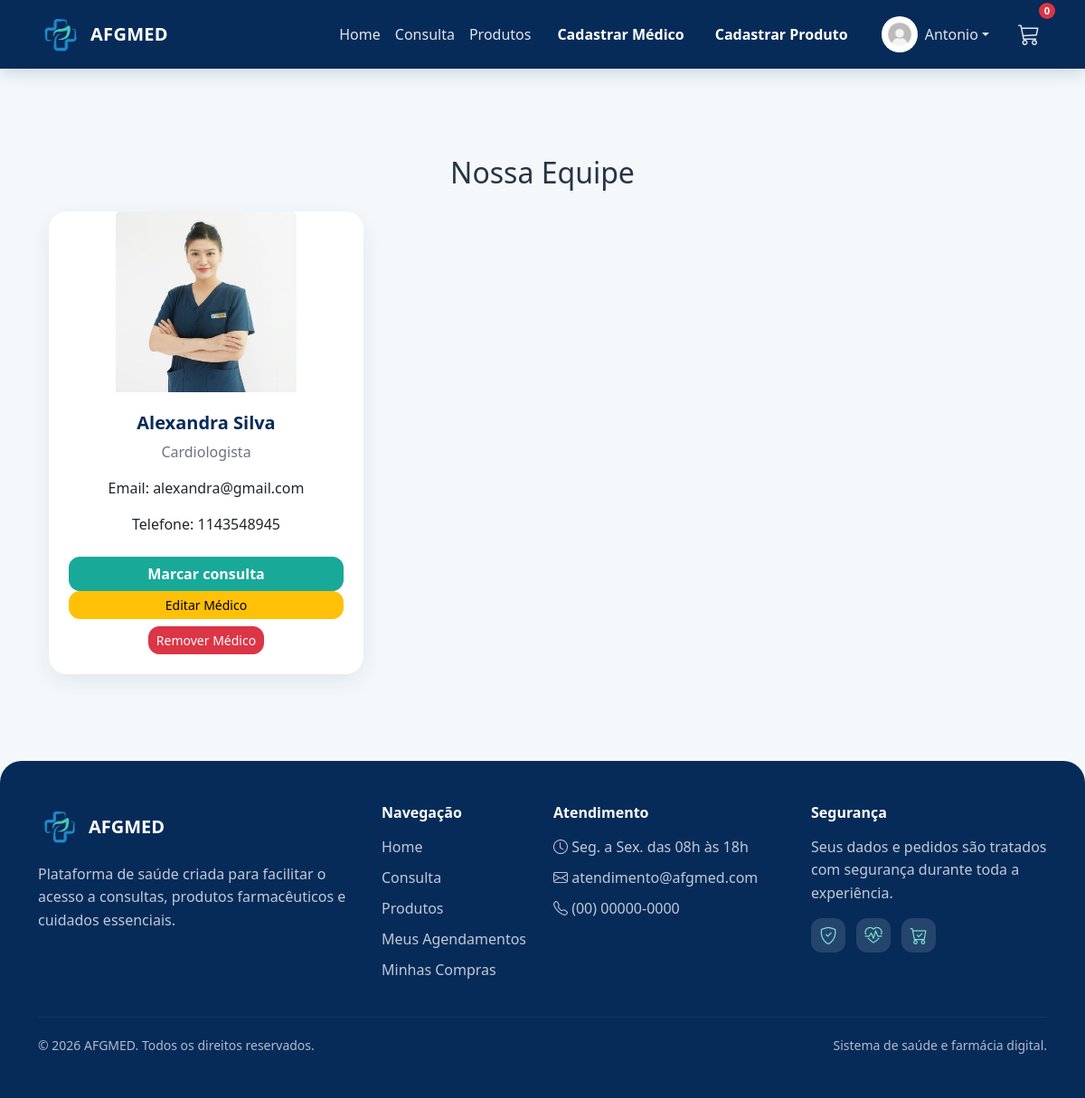
/medicos (signed in), run on the app's committed database.
### projetoafgmed/models.py (models this page shows)
class Usuario(database.Model, UserMixin):
    id = database.Column(database.Integer, primary_key=True)
    nome = database.Column(database.String, nullable=False)
    sobrenome = database.Column(database.String, nullable=False)
    email = database.Column(database.String, nullable=False, unique=True)
    senha = database.Column(database.String, nullable=False)
    foto = database.Column(database.String(200), nullable=True, default="usuario_padrao.jpg")
    is_admin = database.Column(database.Boolean, default=False)
    is_medico = database.Column(database.Boolean, default=False, nullable=False)
    id_medico = database.Column(database.Integer, database.ForeignKey("medico.id"), nullable=True)
    perfil = database.relationship("PerfilUsuario", backref="usuario", uselist=False)
    carrinho = database.relationship("Carrinho", backref="usuario", uselist=False)
    consultas = database.relationship("Consulta", backref="usuario", lazy=True)
    pedidos = database.relationship("Pedido", backref="usuario", lazy=True)
    medico = database.relationship(
        "Medico",
        backref=database.backref("usuario_acesso", uselist=False),
        foreign_keys=[id_medico]
    )

class Medico(database.Model):
    id = database.Column(database.Integer, primary_key=True)
    nome = database.Column(database.String, nullable=False)
    sobrenome = database.Column(database.String, nullable=False, default="AFGMED")
    especialidade = database.Column(database.String, nullable=False)
    email = database.Column(database.String)
    telefone = database.Column(database.String)
    foto = database.Column(database.String, default="default.jpg")
    data_criacao = database.Column(database.DateTime, nullable=False, default=datetime.utcnow)

### projetoafgmed/routes.py (the view, shortened to what this page needs)
@app.route("/medicos")
@login_required
def medicos():
    return render_template("medicos.html", medicos=Medico.query.all())

### projetoafgmed/models.py (called while the page is built)
@login_manager.user_loader
def load_usuario(id_usuario):
    return Usuario.query.get(int(id_usuario))

### projetoafgmed/routes.py (called while the page is built, shortened)
@app.context_processor
def carrinho_global():
    if current_user.is_authenticated:
        carrinho = Carrinho.query.filter_by(
            id_usuario=current_user.id,
            status="ativo"
        ).first()
        itens = carrinho.itens if carrinho else []
        total = sum(item.quantidade * item.preco_unitario for item in itens)
        quantidade = sum(item.quantidade for item in itens)
        return {
            "carrinho": carrinho,
            "itens_carrinho": itens,
            "total_carrinho": total,
            "quantidade_carrinho": quantidade
        }

### projetoafgmed/templates/medicos.html (shortened to what this page needs)
{% extends "base.html" %}
{% block content %}
<div class="container py-5">
    <h2 class="mb-4 text-center">Nossa Equipe</h2>
    <div class="row row-cols-1 row-cols-md-3 g-4">
        {% for medico in medicos %}
        <div class="col">
            <div class="card h-100 text-center shadow-sm">
                <div class="card-img-container">
                    <img src="{{ url_for('static', filename='fotos_medicos/' ~ medico.foto) }}"
                         class="card-img-top"
                         alt="{{ medico.nome }} {{ medico.sobrenome }}">
                </div>
                <div class="card-body d-flex flex-column">
                    <h5 class="card-title fw-bold">
                        {{ medico.nome }} {{ medico.sobrenome }}
                    </h5>
                    <p class="text-muted">{{ medico.especialidade }}</p>
                    <p>Email: {{ medico.email }}</p>
                    <p>Telefone: {{ medico.telefone }}</p>
                    {% if not current_user.is_medico or current_user.is_admin %}
                        <a href="{{ url_for('consultas', medico_id=medico.id) }}" class="btn btn-success mt-2">
                            Marcar consulta
                        </a>
                    {% endif %}
                    {% if current_user.is_admin %}
                    <div class="mt-auto d-grid gap-2">
                        <a href="{{ url_for('editar_medico', id_medico=medico.id) }}" class="btn btn-sm btn-warning">
                            Editar Médico
                        </a>
                        <form action="{{ url_for('remover_medico', id_medico=medico.id) }}" method="post">
                            <button type="submit"
                                    class="btn btn-sm btn-danger"
                                    onclick="return confirm('Deseja realmente remover este médico?');">
                                Remover Médico
                            </button>
                        </form>
                    </div>
                    {% endif %}
                </div>
            </div>
        </div>
        {% else %}
        <p class="text-center">Nenhum médico cadastrado.</p>
        {% endfor %}
    </div>
</div>
{% endblock %}

### projetoafgmed/templates/base.html (shortened to what this page needs)
<!DOCTYPE html>
<html lang="pt-br">
<head>
    <link href="https://cdn.jsdelivr.net/npm/bootstrap@5.3.8/dist/css/bootstrap.min.css" rel="stylesheet">
    <link rel="stylesheet" href="https://cdn.jsdelivr.net/npm/bootstrap-icons@1.11.3/font/bootstrap-icons.css">
    <link rel="stylesheet" href="{{ url_for('static', filename='css/style.css') }}">
</head>
<body>
<nav class="navbar navbar-expand-lg navbar-dark bg-dark">
    <div class="container">
        <a class="navbar-brand d-flex align-items-center" href="{{ url_for('homepage') }}">
            <img src="{{ url_for('static', filename='imagens/logo.jpg') }}" alt="Logo" width="50" class="me-2">
            AFGMED
        </a>
        <div class="collapse navbar-collapse" id="navbarNav">
            <ul class="navbar-nav ms-auto align-items-lg-center">
                <li class="nav-item">
                    <a class="nav-link" href="{{ url_for('homepage') }}">Home</a>
                </li>
                {% if current_user.is_authenticated and current_user.is_medico and not current_user.is_admin %}
                    <li class="nav-item">
                        <a class="nav-link" href="{{ url_for('medicos') }}">Minhas Consultas</a>
                    </li>
                {% else %}
                    <li class="nav-item">
                        <a class="nav-link" href="{{ url_for('medicos') }}">Consulta</a>
                    </li>
                {% endif %}
                <li class="nav-item">
                    <a class="nav-link" href="{{ url_for('produtos') }}">Produtos</a>
                </li>
                {% if current_user.is_authenticated and current_user.is_admin %}
                    <li class="nav-item ms-lg-2">
                        <a class="btn btn-primary" href="{{ url_for('cadastro_medico') }}">
                            Cadastrar Médico
                        </a>
                    </li>
                    <li class="nav-item ms-lg-2">
                        <a class="btn btn-primary" href="{{ url_for('cadastro_produto') }}">
                            Cadastrar Produto
                        </a>
                    </li>
                {% endif %}
            </ul>
            <ul class="navbar-nav ms-lg-3 align-items-lg-center">
                {% if current_user.is_authenticated %}
                    <li class="nav-item dropdown me-lg-3">
                        <a class="nav-link dropdown-toggle d-flex align-items-center"
                           href="#"
                           id="perfilDropdown"
                           role="button"
                           data-bs-toggle="dropdown"
                           aria-expanded="false">
                            <img src="{{ url_for('static', filename='fotos_perfil/' + (current_user.foto or 'usuario_padrao.jpg')) }}"
                                 alt="Perfil"
                                 class="rounded-circle"
                                 style="width:40px; height:40px; object-fit:cover;">
                            <span class="ms-2">{{ current_user.nome }}</span>
                        </a>
                    </li>
                    {% if not current_user.is_medico or current_user.is_admin %}
                        <li class="nav-item position-relative d-none d-lg-block">
                            <a class="nav-link"
                               href="#"
                               data-bs-toggle="offcanvas"
                               data-bs-target="#carrinhoLateral"
                               aria-controls="carrinhoLateral">
                                <i class="bi bi-cart3" style="font-size: 1.5rem;"></i>
                                {% if carrinho %}
                                    <span class="badge bg-danger badge-carrinho position-absolute top-0 start-100 translate-middle">
                                        {{ quantidade_carrinho }}
                                    </span>
                                {% endif %}
                            </a>
                        </li>
                    {% endif %}
                {% endif %}
            </ul>
        </div>
    </div>
</nav>
<main class="container mt-5">
    {% block content %}{% endblock %}
</main>
<footer class="footer-afg mt-5">
    <div class="container py-5">
        <div class="row g-4">
            <div class="col-md-4">
                <div class="d-flex align-items-center mb-3">
                    <img src="{{ url_for('static', filename='imagens/logo.jpg') }}" alt="Logo AFGMED" width="48" class="footer-logo me-2">
                    <h5 class="mb-0 fw-bold">AFGMED</h5>
                </div>
                <p class="footer-text">
                    Plataforma de saúde criada para facilitar o acesso a consultas,
                    produtos farmacêuticos e cuidados essenciais.
                </p>
            </div>
            <div class="col-md-2">
                <h6 class="footer-title">Navegação</h6>
                <ul class="footer-links">
                    <li><a href="{{ url_for('homepage') }}">Home</a></li>
                    {% if current_user.is_authenticated and current_user.is_medico and not current_user.is_admin %}
                        <li><a href="{{ url_for('medicos') }}">Minhas Consultas</a></li>
                    {% else %}
                        <li><a href="{{ url_for('medicos') }}">Consulta</a></li>
                    {% endif %}
                    <li><a href="{{ url_for('produtos') }}">Produtos</a></li>
                    {% if current_user.is_authenticated %}
                        {% if current_user.is_medico and not current_user.is_admin %}
                            <li><a href="{{ url_for('medicos') }}">Minhas Consultas</a></li>
                        {% else %}
                            <li><a href="{{ url_for('meus_agendamentos') }}">Meus Agendamentos</a></li>
                            <li><a href="{{ url_for('meus_pedidos') }}">Minhas Compras</a></li>
                        {% endif %}
                    {% endif %}
                </ul>
            </div>
            <div class="col-md-3">
                <h6 class="footer-title">Atendimento</h6>
                <ul class="footer-links">
                    <li><i class="bi bi-clock"></i> Seg. a Sex. das 08h às 18h</li>
                    <li><i class="bi bi-envelope"></i> atendimento@afgmed.com</li>
                    <li><i class="bi bi-telephone"></i> (00) 00000-0000</li>
                </ul>
            </div>
            <div class="col-md-3">
                <h6 class="footer-title">Segurança</h6>
                <p class="footer-text">
                    Seus dados e pedidos são tratados com segurança durante toda a experiência.
                </p>
                <div class="footer-icons">
                    <i class="bi bi-shield-check"></i>
                    <i class="bi bi-heart-pulse"></i>
                    <i class="bi bi-cart-check"></i>
                </div>
            </div>
        </div>
        <hr class="footer-line">
        <div class="d-flex flex-column flex-md-row justify-content-between align-items-center gap-2">
            <small>© 2026 AFGMED. Todos os direitos reservados.</small>
            <small>Sistema de saúde e farmácia digital.</small>
        </div>
    </div>
</footer>
</body>
</html>

### projetoafgmed/static/css/style.css (style rules this page uses)
body { background: #f4f8fb; color: #273444; font-family: 'Segoe UI', Tahoma, Geneva, Verdana, sans-serif; }
.navbar { background: #072B59 !important; box-shadow: 0 4px 18px rgba(7, 43, 89, 0.18); }
.navbar-brand { font-weight: 700; letter-spacing: .3px; }
.navbar-brand img { border-radius: 10px; object-fit: cover; }
.navbar .nav-link { color: rgba(255, 255, 255, .88) !important; font-weight: 500; }
.btn { border-radius: 12px; transition: .2s ease; }
.btn-primary { background-color: #072B59; border-color: #072B59; font-weight: 700; }
.btn-success { background-color: #18A999; border-color: #18A999; font-weight: 700; }
.card { border: none; border-radius: 20px; overflow: hidden; transition: .25s ease; box-shadow: 0 8px 24px rgba(7,43,89,.08) !important; }
.card-body { padding: 22px; }
.card-title { color: #072B59; }
.card-img-top { background: linear-gradient(180deg, #eef7fb, #ffffff); }
.card-img-container { width: 100%; height: 200px; overflow: hidden; display: flex; justify-content: center; align-items: center; }
.card-img-container img { width: auto; height: 100%; object-fit: cover; }
.text-muted { color: #6b7280 !important; }
.badge.bg-danger { font-size: 0.7rem; }
.carrinho-mobile-btn .badge, .badge-carrinho { font-size: 0.65rem; min-width: 18px; height: 18px; display: inline-flex; align-items: center; justify-content: center; padding: 0 5px; border-radius: 999px; }
.footer-afg { background: #072B59; color: #ffffff; border-radius: 24px 24px 0 0; }
.footer-logo { border-radius: 10px; object-fit: cover; }
.footer-text { color: rgba(255, 255, 255, 0.75); line-height: 1.6; margin-bottom: 0; }
.footer-title { font-weight: 700; margin-bottom: 15px; color: #ffffff; }
.footer-links { list-style: none; padding: 0; margin: 0; }
.footer-links li { margin-bottom: 10px; color: rgba(255, 255, 255, 0.75); }
.footer-links a { color: rgba(255, 255, 255, 0.75); text-decoration: none; transition: .2s ease; }
.footer-icons { display: flex; gap: 12px; margin-top: 15px; }
.footer-icons i { width: 38px; height: 38px; background: rgba(255, 255, 255, 0.12); color: #7ee0d2; border-radius: 12px; display: grid; place-items: center; font-size: 1.2rem; }
.footer-line { border-color: rgba(255, 255, 255, 0.18); margin: 30px 0 20px; }
.footer-afg small { color: rgba(255, 255, 255, 0.68); }

### data on the page
Usuario: foto (picture), nome "Antonio"
Medico: foto (picture), nome "Alexandra", sobrenome "Silva", especialidade "Cardiologista", email "alexandra@gmail.com", telefone "1143548945"

### other printed values
{{ quantidade_carrinho }} "0"
